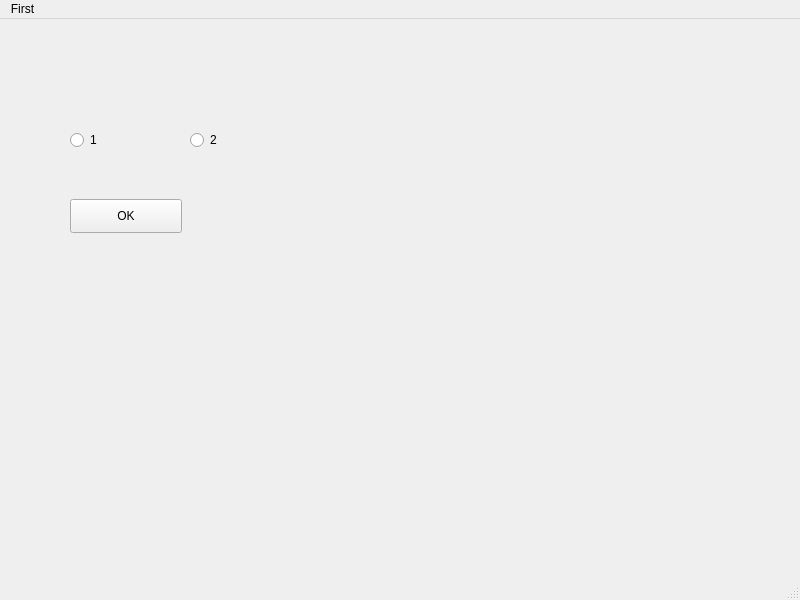
<?xml version="1.0" encoding="UTF-8"?>
<ui version="4.0">
 <class>MainWindow</class>
 <widget class="QMainWindow" name="MainWindow">
  <property name="geometry">
   <rect>
    <x>0</x>
    <y>0</y>
    <width>800</width>
    <height>600</height>
   </rect>
  </property>
  <property name="windowTitle">
   <string>MainWindow</string>
  </property>
  <widget class="QWidget" name="centralwidget">
   <widget class="QRadioButton" name="radioButton">
    <property name="geometry">
     <rect>
      <x>70</x>
      <y>110</y>
      <width>132</width>
      <height>22</height>
     </rect>
    </property>
    <property name="text">
     <string>1</string>
    </property>
   </widget>
   <widget class="QRadioButton" name="radioButton_2">
    <property name="geometry">
     <rect>
      <x>190</x>
      <y>110</y>
      <width>132</width>
      <height>22</height>
     </rect>
    </property>
    <property name="text">
     <string>2</string>
    </property>
   </widget>
   <widget class="QPushButton" name="pushButton">
    <property name="geometry">
     <rect>
      <x>70</x>
      <y>180</y>
      <width>112</width>
      <height>34</height>
     </rect>
    </property>
    <property name="text">
     <string>OK</string>
    </property>
   </widget>
  </widget>
  <widget class="QMenuBar" name="menubar">
   <property name="geometry">
    <rect>
     <x>0</x>
     <y>0</y>
     <width>800</width>
     <height>30</height>
    </rect>
   </property>
   <widget class="QMenu" name="menuFirst">
    <property name="title">
     <string>First</string>
    </property>
   </widget>
   <addaction name="menuFirst"/>
  </widget>
  <widget class="QStatusBar" name="statusbar"/>
 </widget>
 <resources/>
 <connections/>
</ui>
